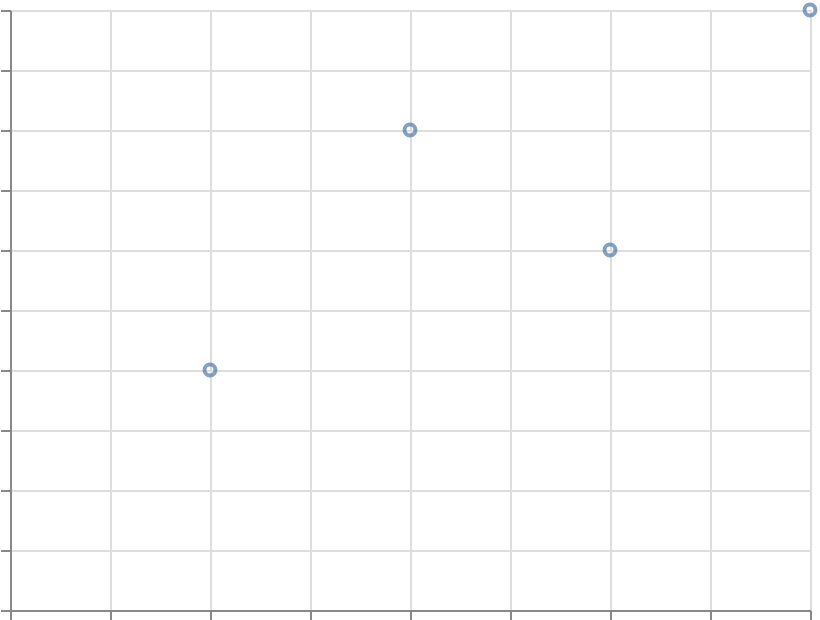

Vega-Lite specification stored for this chart:
### Vega-Lite specification from a JSON file in a GitHub repository (floating-point values rounded to 4 significant figures)
{"$schema": "https://vega.github.io/schema/vega-lite/v6.json", "width": 400, "height": 300, "padding": 5, "autosize": "none", "params": [{"name": "brush", "select": {"type": "interval"}}], "data": {"name": "table", "values": [{"x": 1, "y": 2}, {"x": 2, "y": 4}, {"x": 3, "y": 3}, {"x": 4, "y": 5}]}, "mark": "point", "encoding": {"x": {"field": "x", "type": "quantitative"}, "y": {"field": "y", "type": "quantitative"}}}
